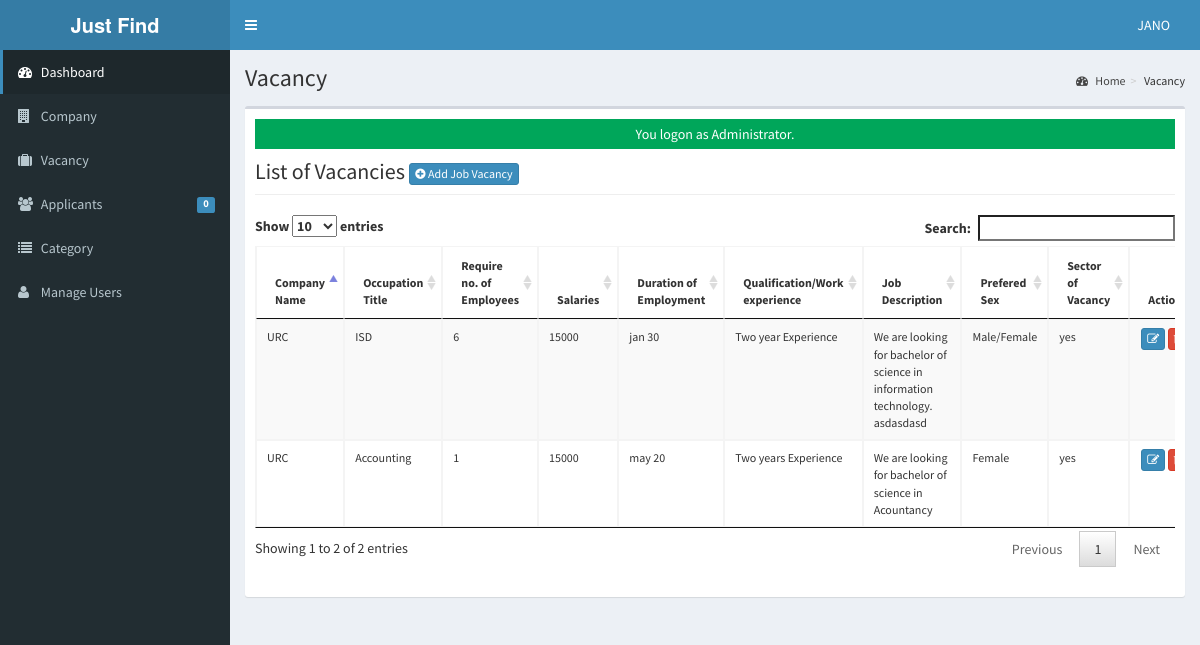
Screenshot of /admin/vacancy/index.php (signed in) with the database file from the repository.
### tables this page shows
CREATE TABLE `tblusers` (
  `USERID` varchar(30) NOT NULL,
  `FULLNAME` varchar(40) NOT NULL,
  `USERNAME` varchar(90) NOT NULL,
  `PASS` varchar(90) NOT NULL,
  `ROLE` varchar(30) NOT NULL,
  `PICLOCATION` varchar(255) NOT NULL
);

CREATE TABLE `tbljob` (
  `JOBID` int(11) NOT NULL,
  `COMPANYID` int(11) NOT NULL,
  `CATEGORY` varchar(90) NOT NULL,
  `OCCUPATIONTITLE` varchar(90) NOT NULL,
  `REQ_NO_EMPLOYEES` int(11) NOT NULL,
  `SALARIES` double NOT NULL,
  `DURATION_EMPLOYEMENT` varchar(90) NOT NULL,
  `QUALIFICATION_WORKEXPERIENCE` text NOT NULL,
  `JOBDESCRIPTION` text NOT NULL,
  `PREFEREDSEX` varchar(30) NOT NULL,
  `SECTOR_VACANCY` text NOT NULL,
  `JOBSTATUS` varchar(90) NOT NULL,
  `DATEPOSTED` datetime NOT NULL
);

CREATE TABLE `tblcompany` (
  `COMPANYID` int(11) NOT NULL,
  `COMPANYNAME` varchar(90) NOT NULL,
  `COMPANYADDRESS` varchar(90) NOT NULL,
  `COMPANYCONTACTNO` varchar(30) NOT NULL,
  `COMPANYSTATUS` varchar(90) NOT NULL,
  `COMPANYMISSION` text NOT NULL
);

### admin/vacancy/index.php (called while the page is built, shortened)
<?php
require_once("../../include/initialize.php");
$title="Vacancy";
require_once ("../theme/templates.php");
?>

### include/database.php (called while the page is built, shortened)
<?php
class Database {
	var $query = '';
	public $conn;
	public function open_connection() {
		try {
		$this->conn = new PDO("mysql:host=".server.";dbname=".database_name. "", user,pass);
		$this->conn->setAttribute(PDO::ATTR_ERRMODE, PDO::ERRMODE_EXCEPTION);
		}catch(PDOException $e){
			echo "Problem in database connection! Contact administrator!". $e->getMessage();
		}
	}
	function setQuery($sql='') {
		try {
		   $this->sql_string=$sql;
			$this->query = $this->conn->prepare($this->sql_string);
			$this->query->execute();
		  } catch (PDOException $e) {
		    echo "Failed to get query handle: " . $e->getMessage() . "\n";
		    exit;
		  }
	}
	function loadResultList() {
		$results = $this->query->fetchAll(PDO::FETCH_OBJ);
		return $results;
	}
	function loadSingleResult() {
		$results = $this->query->fetch(PDO::FETCH_OBJ);
		return $results;
	}
}
$mydb = new Database();

### include/accounts.php (called while the page is built, shortened)
<?php
require_once(LIB_PATH . DS . 'database.php');
class User
{
	protected static  $tblname = "tblusers";
	function single_user($id = "")
	{
		global $mydb;
		$mydb->setQuery("SELECT * FROM " . self::$tblname . "
				Where USERID= '{$id}' LIMIT 1");
		$cur = $mydb->loadSingleResult();
		return $cur;
	}
}

### include/function.php (called while the page is built, shortened)
<?php
function currentpage()
{
	$this_page = $_SERVER['SCRIPT_NAME'];
	$bits = explode('/', $this_page);
	return $bits[3];
}
?>

### admin/vacancy/list.php (the view, shortened to what this page needs)
<div class="row">
	<div class="col-lg-12">
		<h1 class="page-header">List of Vacancies <a href="index.php?view=add" class="btn btn-primary btn-xs  "> <i class="fa fa-plus-circle fw-fa"></i> Add Job Vacancy</a> </h1>
	</div>
</div>
<form action="controller.php?action=delete" Method="POST">
	<div class="table-responsive">
		<table id="dash-table" class="table table-striped table-bordered table-hover" style="font-size:12px" cellspacing="0">
			<thead>
				<tr>
					<th>Company Name</th>
					<th>Occupation Title</th>
					<th>Require no. of Employees</th>
					<th>Salaries</th>
					<th>Duration of Employment</th>
					<th>Qualification/Work experience</th>
					<th>Job Description</th>
					<th>Prefered Sex</th>
					<th>Sector of Vacancy</th>
					<th width="10%" align="center">Action</th>
				</tr>
			</thead>
			<tbody>
				<?php
				$mydb->setQuery("SELECT * FROM `tbljob` j, `tblcompany` c WHERE j.COMPANYID=c.COMPANYID");
				$cur = $mydb->loadResultList();
				foreach ($cur as $result) {
					echo '<tr>';
					echo '<td>' . $result->COMPANYNAME . '</td>';
					echo '<td>' . $result->OCCUPATIONTITLE . '</td>';
					echo '<td>' . $result->REQ_NO_EMPLOYEES . '</td>';
					echo '<td>' . $result->SALARIES . '</td>';
					echo '<td>' . $result->DURATION_EMPLOYEMENT . '</td>';
					echo '<td>' . $result->QUALIFICATION_WORKEXPERIENCE . '</td>';
					echo '<td>' . $result->JOBDESCRIPTION . '</td>';
					echo '<td>' . $result->PREFEREDSEX . '</td>';
					echo '<td>' . $result->SECTOR_VACANCY . '</td>';
					echo '<td align="center"><a title="Edit" href="index.php?view=edit&id=' . $result->JOBID . '" class="btn btn-primary btn-xs  ">  <span class="fa fa-edit fw-fa"></a>
				  		     <a title="Delete" href="controller.php?action=delete&id=' . $result->JOBID . '" class="btn btn-danger btn-xs  ">  <span class="fa  fa-trash-o fw-fa "></a></td>';
					echo '</tr>';
				}
				?>
			</tbody>
		</table>
</form>

### admin/theme/templates.php (shortened to what this page needs)
<!DOCTYPE html>
<html>
<head>
    <link rel="stylesheet" href="<?php echo web_root; ?>bootstrap/css/bootstrap.min.css">
    <link rel="stylesheet" href="<?php echo web_root; ?>plugins/font-awesome/css/font-awesome.min.css">
    <link rel="stylesheet" href="<?php echo web_root; ?>dist/css/AdminLTE.min.css">
    <link rel="stylesheet" href="<?php echo web_root; ?>dist/css/skins/_all-skins.min.css">
    <link rel="stylesheet" href="<?php echo web_root; ?>plugins/iCheck/flat/blue.css">
    <link rel="stylesheet" href="<?php echo web_root; ?>plugins/morris/morris.css">
    <link rel="stylesheet" href="<?php echo web_root; ?>plugins/jvectormap/jquery-jvectormap-1.2.2.css">
    <link href="<?php echo web_root; ?>plugins/datepicker/bootstrap-datetimepicker.min.css" rel="stylesheet" media="screen">
    <link rel="stylesheet" href="<?php echo web_root; ?>plugins/dataTables/jquery.dataTables.min.css">
    <link rel="stylesheet" href="<?php echo web_root; ?>plugins/bootstrap-wysihtml5/bootstrap3-wysihtml5.min.css">
</head>
<body class="hold-transition skin-blue fixed sidebar-mini">
    <div class="wrapper">
        <header class="main-header">
            <a href="<?php echo web_root; ?>/admin/" class="logo">
                <span class="logo-lg"><b>Just Find</b></span>
            </a>
            <nav class="navbar navbar-static-top" role="navigation">
                <a href="#" class="sidebar-toggle" data-toggle="offcanvas" role="button">
                </a>
                <div class="navbar-custom-menu">
                    <ul class="nav navbar-nav">
                        <?php
                        $user = new User();
                        $singleuser = $user->single_user($_SESSION['ADMIN_USERID']);
                        ?>
                        <li class="dropdown user user-menu" style="padding-right: 15px;">
                            <a href="#" class="dropdown-toggle" data-toggle="dropdown">
                                <span class="hidden-xs"><?php echo $singleuser->FULLNAME; ?></span>
                            </a>
                        </li>
                    </ul>
                </div>
            </nav>
        </header>
        <aside class="main-sidebar">
            <section class="sidebar">
                <ul class="sidebar-menu">
                    <li class="<?php echo (currentpage() == 'index.php') ? "active" : false; ?>">
                        <a href="<?php echo web_root; ?>admin/">
                            <i class="fa fa-dashboard"></i> <span>Dashboard</span>
                        </a>
                    </li>
                    <li class="<?php echo (currentpage() == 'company') ? "active" : false; ?>">
                        <a href="<?php echo web_root; ?>admin/company/">
                            <i class="fa fa-building"></i> <span>Company</span>
                        </a>
                    </li>
                    <li class="<?php echo (currentpage() == 'vacancy') ? "active" : false; ?>">
                        <a href="<?php echo web_root; ?>admin/vacancy/">
                            <i class="fa fa-suitcase"></i> <span>Vacancy</span>
                        </a>
                    </li>
                    <li class="<?php echo (currentpage() == 'applicants') ? "active" : false; ?>">
                        <a href="<?php echo web_root; ?>admin/applicants/">
                            <i class="fa fa-users"></i> <span>Applicants</span>
                            <span class="label label-primary pull-right">
                                <?php
                                $sql = "SELECT count(*) as 'APPL' FROM `tbljobregistration` WHERE `PENDINGAPPLICATION`=1";
                                $mydb->setQuery($sql);
                                $pending = $mydb->loadSingleResult();
                                echo $pending->APPL;
                                ?>
                            </span>
                        </a>
                    </li>
                    <li class="<?php echo (currentpage() == 'category') ? "active" : false; ?>">
                        <a href="<?php echo web_root; ?>admin/category/">
                            <i class="fa fa-list"></i> <span>Category</span>
                        </a>
                    </li>
                    <li class="<?php echo (currentpage() == 'user') ? "active" : false; ?>">
                        <a href="<?php echo web_root; ?>admin/user/">
                            <i class="fa fa-user"></i> <span>Manage Users</span> </a>
                    </li>
                </ul>
            </section>
        </aside>
        <div class="content-wrapper">
            <section class="content-header">
                <h1>
                    <?php echo isset($title) ? $title : ''; ?>
                </h1>
                <ol class="breadcrumb">
                    <?php
                    if ($title != 'Home') {
                        $active_title = '';
                        if (isset($_GET['view'])) {
                            $active_title = '<li class=' . $active_title . '><a href="index.php">' . $title . '</a></li>';
                        } else {
                            $active_title = '<li class=' . $active_title . '>' . $title . '</li>';
                        }
                        echo '<li><a href=' . web_root . 'admin/><i class="fa fa-dashboard"></i> Home</a></li>';
                        echo  $active_title;
                    }
                    ?>
                </ol>
            </section>
            <section class="content">
                <div class="row">
                    <div class="col-xs-12">
                        <div class="box">
                            <div class="box-body">
                                <?php
                                require_once $content;
                                ?>
                        </div>
                    </div>
                </div>
            </section>
        </div>
</body>
</html>

### rows the page displays
tblusers: FULLNAME "JANO"
tbljob: COMPANYID.COMPANYNAME "URC", OCCUPATIONTITLE "ISD", REQ_NO_EMPLOYEES "6", SALARIES "15000", DURATION_EMPLOYEMENT "jan 30", QUALIFICATION_WORKEXPERIENCE "Two year Experience", JOBDESCRIPTION "We are looking for bachelor of science in information technology. asdasdasd", PREFEREDSEX "Male/Female", SECTOR_VACANCY "yes"
tbljob: COMPANYID.COMPANYNAME "URC", OCCUPATIONTITLE "Accounting", REQ_NO_EMPLOYEES "1", SALARIES "15000", DURATION_EMPLOYEMENT "may 20", QUALIFICATION_WORKEXPERIENCE "Two years Experience", JOBDESCRIPTION "We are looking for bachelor of science in Acountancy", PREFEREDSEX "Female", SECTOR_VACANCY "yes"

### other values shown
$pending->APPL "0"
$title "Vacancy"
$_SESSION['message'] "You logon as Administrator."
